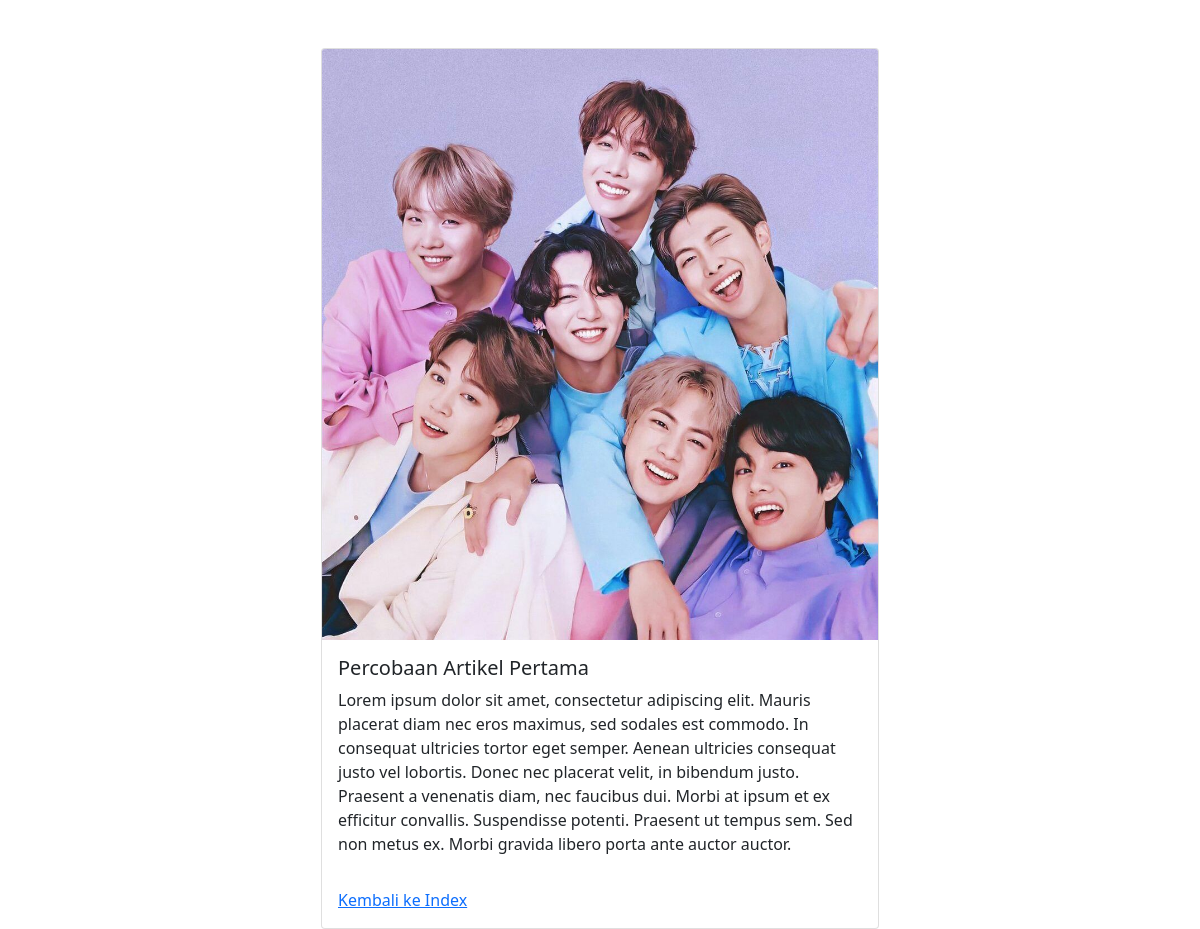
Screenshot of /Admin/modul/artikel/view.php?id=A0001 with the database file from the repository.
### tables this page shows
CREATE TABLE `artikel` (
  `id_artikel` varchar(6) NOT NULL,
  `judul` varchar(100) NOT NULL,
  `isi` text NOT NULL,
  `gambar` varchar(100) NOT NULL
);

### Admin/modul/artikel/view.php (the view, shortened to what this page needs)
<!doctype html>
<html lang="en">
  <head>
    <link href="https://cdn.jsdelivr.net/npm/bootstrap@5.1.3/dist/css/bootstrap.min.css" rel="stylesheet">
  </head>
  <body>
  <div class="container mt-5">
      <div class="row">
          <div class="col-md-12">
          <?php
              include "../../config/db_conn.php";
              $id = $_GET['id'];
              $sql = "SELECT * FROM artikel WHERE id_artikel='$id'";
              $result=mysqli_query($conn, $sql);
              $singleRow = mysqli_fetch_assoc($result);
          ?>
            <div class="card mx-auto" style="width: 50%;">
            <img src="../../upload/artikel/<?php echo $singleRow['gambar']; ?>" class="card-img-top">
            <div class="card-body">
                <h5 class="card-title"><?php echo $singleRow['judul'] ?></h5>
                <p class="card-text"><?php echo $singleRow['isi'] ?></p>
            </div>
            <div class="card-body">
              <a href="../../../index.php" class="card-link">Kembali ke Index</a>
            </div>
            </div>
          </div>
      </div>
  </div>
  </body>
</html>

### rows the page displays
artikel: gambar (picture), judul "Percobaan Artikel Pertama", isi "Lorem ipsum dolor sit amet, consectetur adipiscing elit. Mauris placerat diam nec eros maximus, sed sodales est commodo. In consequat ultricies tortor eget semper. Aenean ultricies consequat justo vel lobortis. Donec nec placerat velit, in bibendum justo. Praesent a venenatis diam, nec faucibus dui. Morbi at ipsum et ex efficitur convallis. Suspendisse potenti. Praesent ut tempus sem. Sed non metus ex. Morbi gravida libero porta ante auctor auctor."
